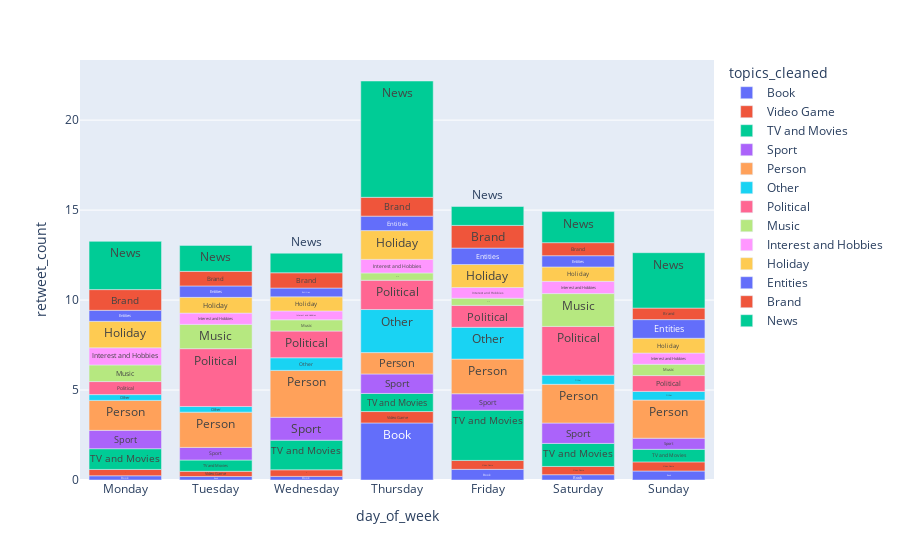

Notebook code for this chart:
### Code cell
fig = px.bar(topic_analysis2, x="day_of_week", y="retweet_count", color="topics_cleaned", text="topics_cleaned", category_orders={'day_of_week': week_days})
fig.show()

### Figure 1 — Plotly figure (JSON) as saved in the notebook; plotly's stock layout.template omitted (floating-point values rounded to 4 significant figures)
{"data": [{"alignmentgroup": "True", "hovertemplate": "topics_cleaned=%{text}<br>day_of_week=%{x}<br>retweet_count=%{y}<extra></extra>", "legendgroup": "Book", "marker": {"color": "#636efa", "pattern": {"shape": ""}}, "name": "Book", "offsetgroup": "Book", "orientation": "v", "showlegend": true, "text": ["Book", "Book", "Book", "Book", "Book", "Book", "Book"], "textposition": "auto", "x": ["Friday", "Monday", "Saturday", "Sunday", "Thursday", "Tuesday", "Wednesday"], "xaxis": "x", "y": [0.5918, 0.2353, 0.2955, 0.5, 3.17, 0.1935, 0.2], "yaxis": "y", "type": "bar"}, {"alignmentgroup": "True", "hovertemplate": "topics_cleaned=%{text}<br>day_of_week=%{x}<br>retweet_count=%{y}<extra></extra>", "legendgroup": "Video Game", "marker": {"color": "#EF553B", "pattern": {"shape": ""}}, "name": "Video Game", "offsetgroup": "Video Game", "orientation": "v", "showlegend": true, "text": ["Video Game", "Video Game", "Video Game", "Video Game", "Video Game", "Video Game", "Video Game"], "textposition": "auto", "x": ["Friday", "Monday", "Saturday", "Sunday", "Thursday", "Tuesday", "Wednesday"], "xaxis": "x", "y": [0.4968, 0.3511, 0.4583, 0.5071, 0.6349, 0.2898, 0.3669], "yaxis": "y", "type": "bar"}, {"alignmentgroup": "True", "hovertemplate": "topics_cleaned=%{text}<br>day_of_week=%{x}<br>retweet_count=%{y}<extra></extra>", "legendgroup": "TV and Movies", "marker": {"color": "#00cc96", "pattern": {"shape": ""}}, "name": "TV and Movies", "offsetgroup": "TV and Movies", "orientation": "v", "showlegend": true, "text": ["TV and Movies", "TV and Movies", "TV and Movies", "TV and Movies", "TV and Movies", "TV and Movies", "TV and Movies"], "textposition": "auto", "x": ["Friday", "Monday", "Saturday", "Sunday", "Thursday", "Tuesday", "Wednesday"], "xaxis": "x", "y": [2.793, 1.154, 1.28, 0.6991, 1.006, 0.627, 1.646], "yaxis": "y", "type": "bar"}, {"alignmentgroup": "True", "hovertemplate": "topics_cleaned=%{text}<br>day_of_week=%{x}<br>retweet_count=%{y}<extra></extra>", "legendgroup": "Sport", "marker": {"color": "#ab63fa", "pattern": {"shape": ""}}, "name": "Sport", "offsetgroup": "Sport", "orientation": "v", "showlegend": true, "text": ["Sport", "Sport", "Sport", "Sport", "Sport", "Sport", "Sport"], "textposition": "auto", "x": ["Friday", "Monday", "Saturday", "Sunday", "Thursday", "Tuesday", "Wednesday"], "xaxis": "x", "y": [0.913, 1.018, 1.132, 0.615, 1.083, 0.7015, 1.273], "yaxis": "y", "type": "bar"}, {"alignmentgroup": "True", "hovertemplate": "topics_cleaned=%{text}<br>day_of_week=%{x}<br>retweet_count=%{y}<extra></extra>", "legendgroup": "Person", "marker": {"color": "#FFA15A", "pattern": {"shape": ""}}, "name": "Person", "offsetgroup": "Person", "orientation": "v", "showlegend": true, "text": ["Person", "Person", "Person", "Person", "Person", "Person", "Person"], "textposition": "auto", "x": ["Friday", "Monday", "Saturday", "Sunday", "Thursday", "Tuesday", "Wednesday"], "xaxis": "x", "y": [1.924, 1.665, 2.151, 2.121, 1.187, 1.959, 2.606], "yaxis": "y", "type": "bar"}, {"alignmentgroup": "True", "hovertemplate": "topics_cleaned=%{text}<br>day_of_week=%{x}<br>retweet_count=%{y}<extra></extra>", "legendgroup": "Other", "marker": {"color": "#19d3f3", "pattern": {"shape": ""}}, "name": "Other", "offsetgroup": "Other", "orientation": "v", "showlegend": true, "text": ["Other", "Other", "Other", "Other", "Other", "Other", "Other"], "textposition": "auto", "x": ["Friday", "Monday", "Saturday", "Sunday", "Thursday", "Tuesday", "Wednesday"], "xaxis": "x", "y": [1.765, 0.3222, 0.511, 0.4806, 2.394, 0.3149, 0.7016], "yaxis": "y", "type": "bar"}, {"alignmentgroup": "True", "hovertemplate": "topics_cleaned=%{text}<br>day_of_week=%{x}<br>retweet_count=%{y}<extra></extra>", "legendgroup": "Political", "marker": {"color": "#FF6692", "pattern": {"shape": ""}}, "name": "Political", "offsetgroup": "Political", "orientation": "v", "showlegend": true, "text": ["Political", "Political", "Political", "Political", "Political", "Political", "Political"], "textposition": "auto", "x": ["Friday", "Monday", "Saturday", "Sunday", "Thursday", "Tuesday", "Wednesday"], "xaxis": "x", "y": [1.221, 0.7244, 2.708, 0.8806, 1.626, 3.213, 1.484], "yaxis": "y", "type": "bar"}, {"alignmentgroup": "True", "hovertemplate": "topics_cleaned=%{text}<br>day_of_week=%{x}<br>retweet_count=%{y}<extra></extra>", "legendgroup": "Music", "marker": {"color": "#B6E880", "pattern": {"shape": ""}}, "name": "Music", "offsetgroup": "Music", "orientation": "v", "showlegend": true, "text": ["Music", "Music", "Music", "Music", "Music", "Music", "Music"], "textposition": "auto", "x": ["Friday", "Monday", "Saturday", "Sunday", "Thursday", "Tuesday", "Wednesday"], "xaxis": "x", "y": [0.3978, 0.9221, 1.824, 0.6245, 0.4065, 1.35, 0.6261], "yaxis": "y", "type": "bar"}, {"alignmentgroup": "True", "hovertemplate": "topics_cleaned=%{text}<br>day_of_week=%{x}<br>retweet_count=%{y}<extra></extra>", "legendgroup": "Interest and Hobbies", "marker": {"color": "#FF97FF", "pattern": {"shape": ""}}, "name": "Interest and Hobbies", "offsetgroup": "Interest and Hobbies", "orientation": "v", "showlegend": true, "text": ["Interest and Hobbies", "Interest and Hobbies", "Interest and Hobbies", "Interest and Hobbies", "Interest and Hobbies", "Interest and Hobbies", "Interest and Hobbies"], "textposition": "auto", "x": ["Friday", "Monday", "Saturday", "Sunday", "Thursday", "Tuesday", "Wednesday"], "xaxis": "x", "y": [0.598, 0.9557, 0.6814, 0.6269, 0.7529, 0.6265, 0.4909], "yaxis": "y", "type": "bar"}, {"alignmentgroup": "True", "hovertemplate": "topics_cleaned=%{text}<br>day_of_week=%{x}<br>retweet_count=%{y}<extra></extra>", "legendgroup": "Holiday", "marker": {"color": "#FECB52", "pattern": {"shape": ""}}, "name": "Holiday", "offsetgroup": "Holiday", "orientation": "v", "showlegend": true, "text": ["Holiday", "Holiday", "Holiday", "Holiday", "Holiday", "Holiday", "Holiday"], "textposition": "auto", "x": ["Friday", "Monday", "Saturday", "Sunday", "Thursday", "Tuesday", "Wednesday"], "xaxis": "x", "y": [1.275, 1.47, 0.7993, 0.8213, 1.6, 0.8742, 0.7836], "yaxis": "y", "type": "bar"}, {"alignmentgroup": "True", "hovertemplate": "topics_cleaned=%{text}<br>day_of_week=%{x}<br>retweet_count=%{y}<extra></extra>", "legendgroup": "Entities", "marker": {"color": "#636efa", "pattern": {"shape": ""}}, "name": "Entities", "offsetgroup": "Entities", "orientation": "v", "showlegend": true, "text": ["Entities", "Entities", "Entities", "Entities", "Entities", "Entities", "Entities"], "textposition": "auto", "x": ["Friday", "Monday", "Saturday", "Sunday", "Thursday", "Tuesday", "Wednesday"], "xaxis": "x", "y": [0.9126, 0.6128, 0.6246, 1.037, 0.8042, 0.6355, 0.4899], "yaxis": "y", "type": "bar"}, {"alignmentgroup": "True", "hovertemplate": "topics_cleaned=%{text}<br>day_of_week=%{x}<br>retweet_count=%{y}<extra></extra>", "legendgroup": "Brand", "marker": {"color": "#EF553B", "pattern": {"shape": ""}}, "name": "Brand", "offsetgroup": "Brand", "orientation": "v", "showlegend": true, "text": ["Brand", "Brand", "Brand", "Brand", "Brand", "Brand", "Brand"], "textposition": "auto", "x": ["Friday", "Monday", "Saturday", "Sunday", "Thursday", "Tuesday", "Wednesday"], "xaxis": "x", "y": [1.261, 1.151, 0.7242, 0.6411, 1.045, 0.8101, 0.8488], "yaxis": "y", "type": "bar"}, {"alignmentgroup": "True", "hovertemplate": "topics_cleaned=%{text}<br>day_of_week=%{x}<br>retweet_count=%{y}<extra></extra>", "legendgroup": "News", "marker": {"color": "#00cc96", "pattern": {"shape": ""}}, "name": "News", "offsetgroup": "News", "orientation": "v", "showlegend": true, "text": ["News", "News", "News", "News", "News", "News", "News"], "textposition": "auto", "x": ["Friday", "Monday", "Saturday", "Sunday", "Thursday", "Tuesday", "Wednesday"], "xaxis": "x", "y": [1.051, 2.681, 1.727, 3.078, 6.464, 1.444, 1.089], "yaxis": "y", "type": "bar"}], "layout": {"xaxis": {"anchor": "y", "domain": [0.0, 1.0], "title": {"text": "day_of_week"}, "categoryorder": "array", "categoryarray": ["Monday", "Tuesday", "Wednesday", "Thursday", "Friday", "Saturday", "Sunday"]}, "yaxis": {"anchor": "x", "domain": [0.0, 1.0], "title": {"text": "retweet_count"}}, "legend": {"title": {"text": "topics_cleaned"}, "tracegroupgap": 0}, "margin": {"t": 60}, "barmode": "relative"}}
